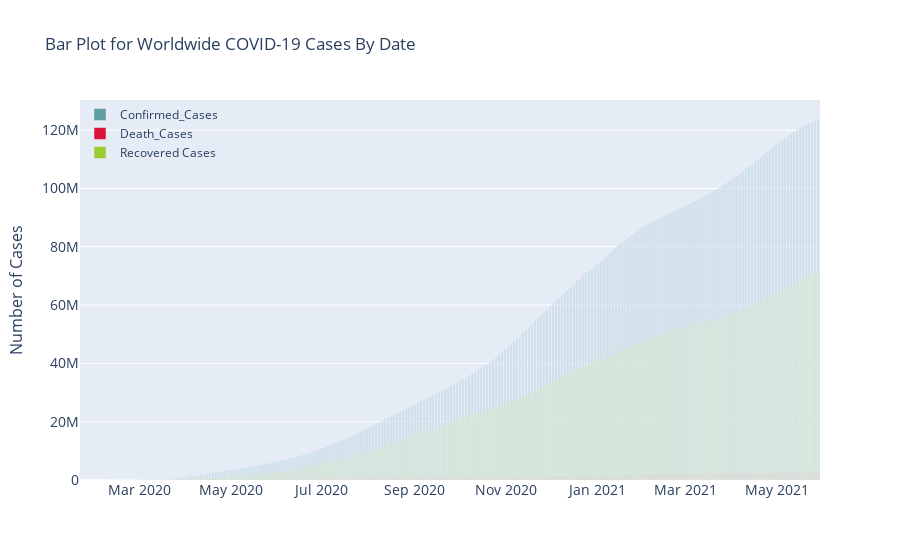

The notebook cell saved with this chart:
### Markdown cell above
##### Bar Plot for Worldwide COVID-19 Cases By Date

### Code cell
# adds a bar chart trace (i.e a data series) for Confirmed Cases to the plotly figure "fig"

fig.add_trace(go.Bar(x = dt_confirmed_cases['Date'], # sets "Date" column of the dataframe as the x-axis of the bar chart
                y = dt_confirmed_cases['Confirmed'], # sets "Confirmed" column of the dataframe as the y-axis of the bar chart
                name = 'Confirmed_Cases', # specifies the name of the trace (i.e Confirmed_Cases) to be displayed in the legend of the bar plot
                marker_color = 'cadetblue' # specifies the color of the trace to cadetblue
                ))

# adds a bar chart trace (i.e a data series) for Death Cases to the plotly figure "fig"

fig.add_trace(go.Bar(x = dt_death_cases['Date'], # sets "Date" column of the dataframe as the x-axis of the bar chart
                y = dt_death_cases['Deaths'], # sets "Deaths" column of the dataframe as the y-axis of the bar chart
                name = 'Death_Cases', # specifies the name of the trace (i.e Death_Cases) to be displayed in the legend of the bar plot
                marker_color = 'crimson'  # specifies the color of the trace to crimson
                ))

# adds a bar chart trace (i.e a data series) for Recovered Cases to the plotly figure "fig"

fig.add_trace(go.Bar(x=dt_recovered_cases['Date'], # sets "Date" column of the dataframe as the x-axis of the bar chart
                y = dt_recovered_cases['Recovered'], # sets "Recovered" column of the dataframe as the y-axis of the bar chart
                name = 'Recovered Cases',  # specifies the name of the trace (i.e Recovered_Cases) to be displayed in the legend of the bar plot
                marker_color = 'yellowgreen' # specifies the color of the trace to yellow green
                ))

# customizes the layout properties of the whole figure

fig.update_layout(
    title='Bar Plot for Worldwide COVID-19 Cases By Date', # specifies the title of the plot
    xaxis_tickfont_size = 14, # sets the font size of tick labels on the x-axis to 14

    # NOTE: the x-axis is by default the dates
    yaxis=dict(
        title='Number of Cases', # specifies the title of the y-axis
        titlefont_size = 16, # sets the font size of the y-axis title to 16
        tickfont_size = 14, # sets the font size of tick labels on the y-axis to 14
    ),

    # customizes the appearance and position of the legend in the plot
    
    legend=dict(
        x=0, # positions the legend horizontally at the left edge of the plot
        y=1.0, # positions the legend vertically at the top of the plot
        bgcolor='rgba(255, 255, 255, 0)', # sets the background color of the legend to be fully transparent -- rgba (i.e red, green, blue and opacity)
        bordercolor='rgba(255, 255, 255, 0)' # sets the border color of the legend to be fully transparent -- rgba (i.e red, green, blue and opacity)
    ),

    
    barmode='group', # displays the bars for each of the cases (Confirmed, Deaths and Recovered) all next to each other rather than stacking them on top of each other
    bargap=0.15, # sets the gap to 0.15 between bars traces for different cases on the same x-position
    bargroupgap=0.1 # sets the gap to 0.1 between bar traces within the same group.
)

fig.show() # displays the plot

### Figure 1 — Plotly figure (JSON) as saved in the notebook; plotly's stock layout.template omitted (floating-point values rounded to 4 significant figures; data arrays with more than 128 entries replaced by an {"elided": "..."} marker saying what was removed)
{"data": [{"marker": {"color": "cadetblue"}, "name": "Confirmed_Cases", "type": "bar", "x": {"elided": "494 str values"}, "y": {"elided": "494 float values"}}, {"marker": {"color": "crimson"}, "name": "Death_Cases", "type": "bar", "x": {"elided": "494 str values"}, "y": {"elided": "494 float values"}}, {"marker": {"color": "yellowgreen"}, "name": "Recovered Cases", "type": "bar", "x": {"elided": "494 str values"}, "y": {"elided": "494 float values"}}], "layout": {"autosize": true, "bargap": 0.15, "bargroupgap": 0.1, "barmode": "group", "legend": {"bgcolor": "rgba(255, 255, 255, 0)", "bordercolor": "rgba(255, 255, 255, 0)", "x": 0, "y": 1}, "title": {"text": "Bar Plot for Worldwide COVID-19 Cases By Date"}, "xaxis": {"autorange": true, "range": ["2020-01-21 12:00", "2021-05-29 12:00"], "tickfont": {"size": 14}, "type": "date"}, "yaxis": {"autorange": true, "range": [0, 130300000.0], "tickfont": {"size": 14}, "title": {"font": {"size": 16}, "text": "Number of Cases"}, "type": "linear"}}}
